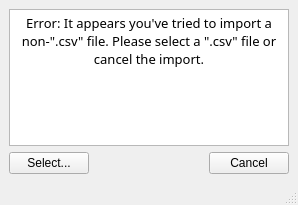
<?xml version="1.0" encoding="UTF-8"?>
<ui version="4.0">
 <class>MainWindow</class>
 <widget class="QMainWindow" name="MainWindow">
  <property name="geometry">
   <rect>
    <x>0</x>
    <y>0</y>
    <width>298</width>
    <height>205</height>
   </rect>
  </property>
  <property name="windowTitle">
   <string>MainWindow</string>
  </property>
  <widget class="QWidget" name="centralwidget">
   <layout class="QGridLayout" name="gridLayout_2">
    <item row="0" column="0">
     <layout class="QGridLayout" name="gridLayout">
      <item row="0" column="0" colspan="3">
       <widget class="QTextBrowser" name="textBrowser">
        <property name="sizePolicy">
         <sizepolicy hsizetype="Expanding" vsizetype="Expanding">
          <horstretch>0</horstretch>
          <verstretch>0</verstretch>
         </sizepolicy>
        </property>
        <property name="maximumSize">
         <size>
          <width>16777215</width>
          <height>16777215</height>
         </size>
        </property>
        <property name="font">
         <font>
          <family>.SF NS Text</family>
          <pointsize>10</pointsize>
          <weight>50</weight>
          <italic>false</italic>
          <bold>false</bold>
         </font>
        </property>
        <property name="styleSheet">
         <string notr="true">font: 10pt &quot;.SF NS Text&quot;;</string>
        </property>
        <property name="html">
         <string>&lt;!DOCTYPE HTML PUBLIC &quot;-//W3C//DTD HTML 4.0//EN&quot; &quot;http://www.w3.org/TR/REC-html40/strict.dtd&quot;&gt;
&lt;html&gt;&lt;head&gt;&lt;meta name=&quot;qrichtext&quot; content=&quot;1&quot; /&gt;&lt;style type=&quot;text/css&quot;&gt;
p, li { white-space: pre-wrap; }
&lt;/style&gt;&lt;/head&gt;&lt;body style=&quot; font-family:'.SF NS Text'; font-size:10pt; font-weight:400; font-style:normal;&quot;&gt;
&lt;p align=&quot;center&quot; style=&quot; margin-top:0px; margin-bottom:0px; margin-left:0px; margin-right:0px; -qt-block-indent:0; text-indent:0px;&quot;&gt;&lt;span style=&quot; font-family:'MS Shell Dlg 2';&quot;&gt;Error: It appears you've tried to import a non-&amp;quot;.csv&amp;quot; file. Please select a &amp;quot;.csv&amp;quot; file or cancel the import.&lt;/span&gt;&lt;/p&gt;&lt;/body&gt;&lt;/html&gt;</string>
        </property>
       </widget>
      </item>
      <item row="1" column="1">
       <spacer name="horizontalSpacer">
        <property name="orientation">
         <enum>Qt::Horizontal</enum>
        </property>
        <property name="sizeHint" stdset="0">
         <size>
          <width>40</width>
          <height>20</height>
         </size>
        </property>
       </spacer>
      </item>
      <item row="1" column="0">
       <widget class="QPushButton" name="pushButtonContinue">
        <property name="sizePolicy">
         <sizepolicy hsizetype="Maximum" vsizetype="Fixed">
          <horstretch>0</horstretch>
          <verstretch>0</verstretch>
         </sizepolicy>
        </property>
        <property name="autoFillBackground">
         <bool>false</bool>
        </property>
        <property name="text">
         <string>Select...</string>
        </property>
       </widget>
      </item>
      <item row="1" column="2">
       <widget class="QPushButton" name="pushButtonCancel">
        <property name="sizePolicy">
         <sizepolicy hsizetype="Maximum" vsizetype="Fixed">
          <horstretch>0</horstretch>
          <verstretch>0</verstretch>
         </sizepolicy>
        </property>
        <property name="autoFillBackground">
         <bool>false</bool>
        </property>
        <property name="text">
         <string>Cancel</string>
        </property>
       </widget>
      </item>
     </layout>
    </item>
   </layout>
  </widget>
  <widget class="QMenuBar" name="menubar">
   <property name="geometry">
    <rect>
     <x>0</x>
     <y>0</y>
     <width>298</width>
     <height>22</height>
    </rect>
   </property>
  </widget>
  <widget class="QStatusBar" name="statusbar"/>
 </widget>
 <resources/>
 <connections/>
</ui>
